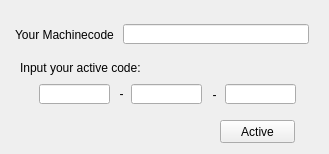
<?xml version="1.0" encoding="UTF-8"?>
<ui version="4.0">
 <class>RsaLogin</class>
 <widget class="QWidget" name="RsaLogin">
  <property name="geometry">
   <rect>
    <x>0</x>
    <y>0</y>
    <width>329</width>
    <height>154</height>
   </rect>
  </property>
  <property name="windowTitle">
   <string>RsaLogin</string>
  </property>
  <widget class="QLabel" name="label">
   <property name="geometry">
    <rect>
     <x>20</x>
     <y>57</y>
     <width>151</width>
     <height>21</height>
    </rect>
   </property>
   <property name="text">
    <string>Input your active code:</string>
   </property>
  </widget>
  <widget class="QLineEdit" name="publickey">
   <property name="geometry">
    <rect>
     <x>39</x>
     <y>84</y>
     <width>71</width>
     <height>20</height>
    </rect>
   </property>
  </widget>
  <widget class="QLabel" name="label_2">
   <property name="geometry">
    <rect>
     <x>114</x>
     <y>86</y>
     <width>15</width>
     <height>16</height>
    </rect>
   </property>
   <property name="text">
    <string>-</string>
   </property>
   <property name="alignment">
    <set>Qt::AlignCenter</set>
   </property>
  </widget>
  <widget class="QLineEdit" name="decodekey">
   <property name="geometry">
    <rect>
     <x>131</x>
     <y>84</y>
     <width>71</width>
     <height>20</height>
    </rect>
   </property>
  </widget>
  <widget class="QLabel" name="label_3">
   <property name="geometry">
    <rect>
     <x>207</x>
     <y>87</y>
     <width>15</width>
     <height>16</height>
    </rect>
   </property>
   <property name="text">
    <string>-</string>
   </property>
   <property name="alignment">
    <set>Qt::AlignCenter</set>
   </property>
  </widget>
  <widget class="QLineEdit" name="password">
   <property name="geometry">
    <rect>
     <x>225</x>
     <y>84</y>
     <width>71</width>
     <height>20</height>
    </rect>
   </property>
  </widget>
  <widget class="QLabel" name="label_4">
   <property name="geometry">
    <rect>
     <x>15</x>
     <y>25</y>
     <width>105</width>
     <height>20</height>
    </rect>
   </property>
   <property name="text">
    <string>Your Machinecode</string>
   </property>
  </widget>
  <widget class="QLineEdit" name="machinecode">
   <property name="geometry">
    <rect>
     <x>123</x>
     <y>24</y>
     <width>186</width>
     <height>20</height>
    </rect>
   </property>
   <property name="alignment">
    <set>Qt::AlignCenter</set>
   </property>
  </widget>
  <widget class="QPushButton" name="active">
   <property name="geometry">
    <rect>
     <x>220</x>
     <y>120</y>
     <width>75</width>
     <height>23</height>
    </rect>
   </property>
   <property name="text">
    <string>Active</string>
   </property>
  </widget>
 </widget>
 <layoutdefault spacing="6" margin="11"/>
 <resources/>
 <connections/>
</ui>
